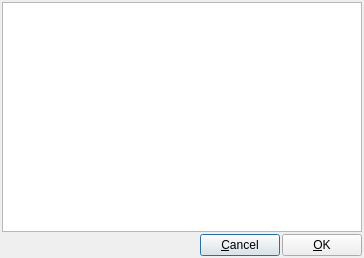
<?xml version="1.0" encoding="UTF-8"?>
<ui version="4.0">
 <class>TimeSeriesRemove</class>
 <widget class="QDialog" name="TimeSeriesRemove">
  <property name="geometry">
   <rect>
    <x>0</x>
    <y>0</y>
    <width>364</width>
    <height>258</height>
   </rect>
  </property>
  <property name="windowTitle">
   <string>Remove Lines</string>
  </property>
  <layout class="QVBoxLayout" name="verticalLayout" stretch="0,0">
   <property name="spacing">
    <number>2</number>
   </property>
   <property name="margin">
    <number>2</number>
   </property>
   <item>
    <widget class="QListView" name="tableLines">
     <property name="selectionMode">
      <enum>QAbstractItemView::ExtendedSelection</enum>
     </property>
     <property name="selectionBehavior">
      <enum>QAbstractItemView::SelectRows</enum>
     </property>
    </widget>
   </item>
   <item>
    <layout class="QHBoxLayout" name="horizontalLayout_3">
     <item>
      <spacer name="horizontalSpacer">
       <property name="orientation">
        <enum>Qt::Horizontal</enum>
       </property>
       <property name="sizeHint" stdset="0">
        <size>
         <width>40</width>
         <height>20</height>
        </size>
       </property>
      </spacer>
     </item>
     <item>
      <widget class="QPushButton" name="buttonCancel">
       <property name="text">
        <string>&amp;Cancel</string>
       </property>
      </widget>
     </item>
     <item>
      <widget class="QPushButton" name="buttonOk">
       <property name="text">
        <string>&amp;OK</string>
       </property>
      </widget>
     </item>
    </layout>
   </item>
  </layout>
 </widget>
 <resources/>
 <connections>
  <connection>
   <sender>buttonCancel</sender>
   <signal>clicked()</signal>
   <receiver>TimeSeriesRemove</receiver>
   <slot>reject()</slot>
   <hints>
    <hint type="sourcelabel">
     <x>70</x>
     <y>257</y>
    </hint>
    <hint type="destinationlabel">
     <x>20</x>
     <y>250</y>
    </hint>
   </hints>
  </connection>
  <connection>
   <sender>buttonOk</sender>
   <signal>clicked()</signal>
   <receiver>TimeSeriesRemove</receiver>
   <slot>accept()</slot>
   <hints>
    <hint type="sourcelabel">
     <x>160</x>
     <y>256</y>
    </hint>
    <hint type="destinationlabel">
     <x>38</x>
     <y>260</y>
    </hint>
   </hints>
  </connection>
 </connections>
 <slots>
  <slot>onStationEdited()</slot>
  <slot>onParameterSelected(int)</slot>
 </slots>
</ui>
